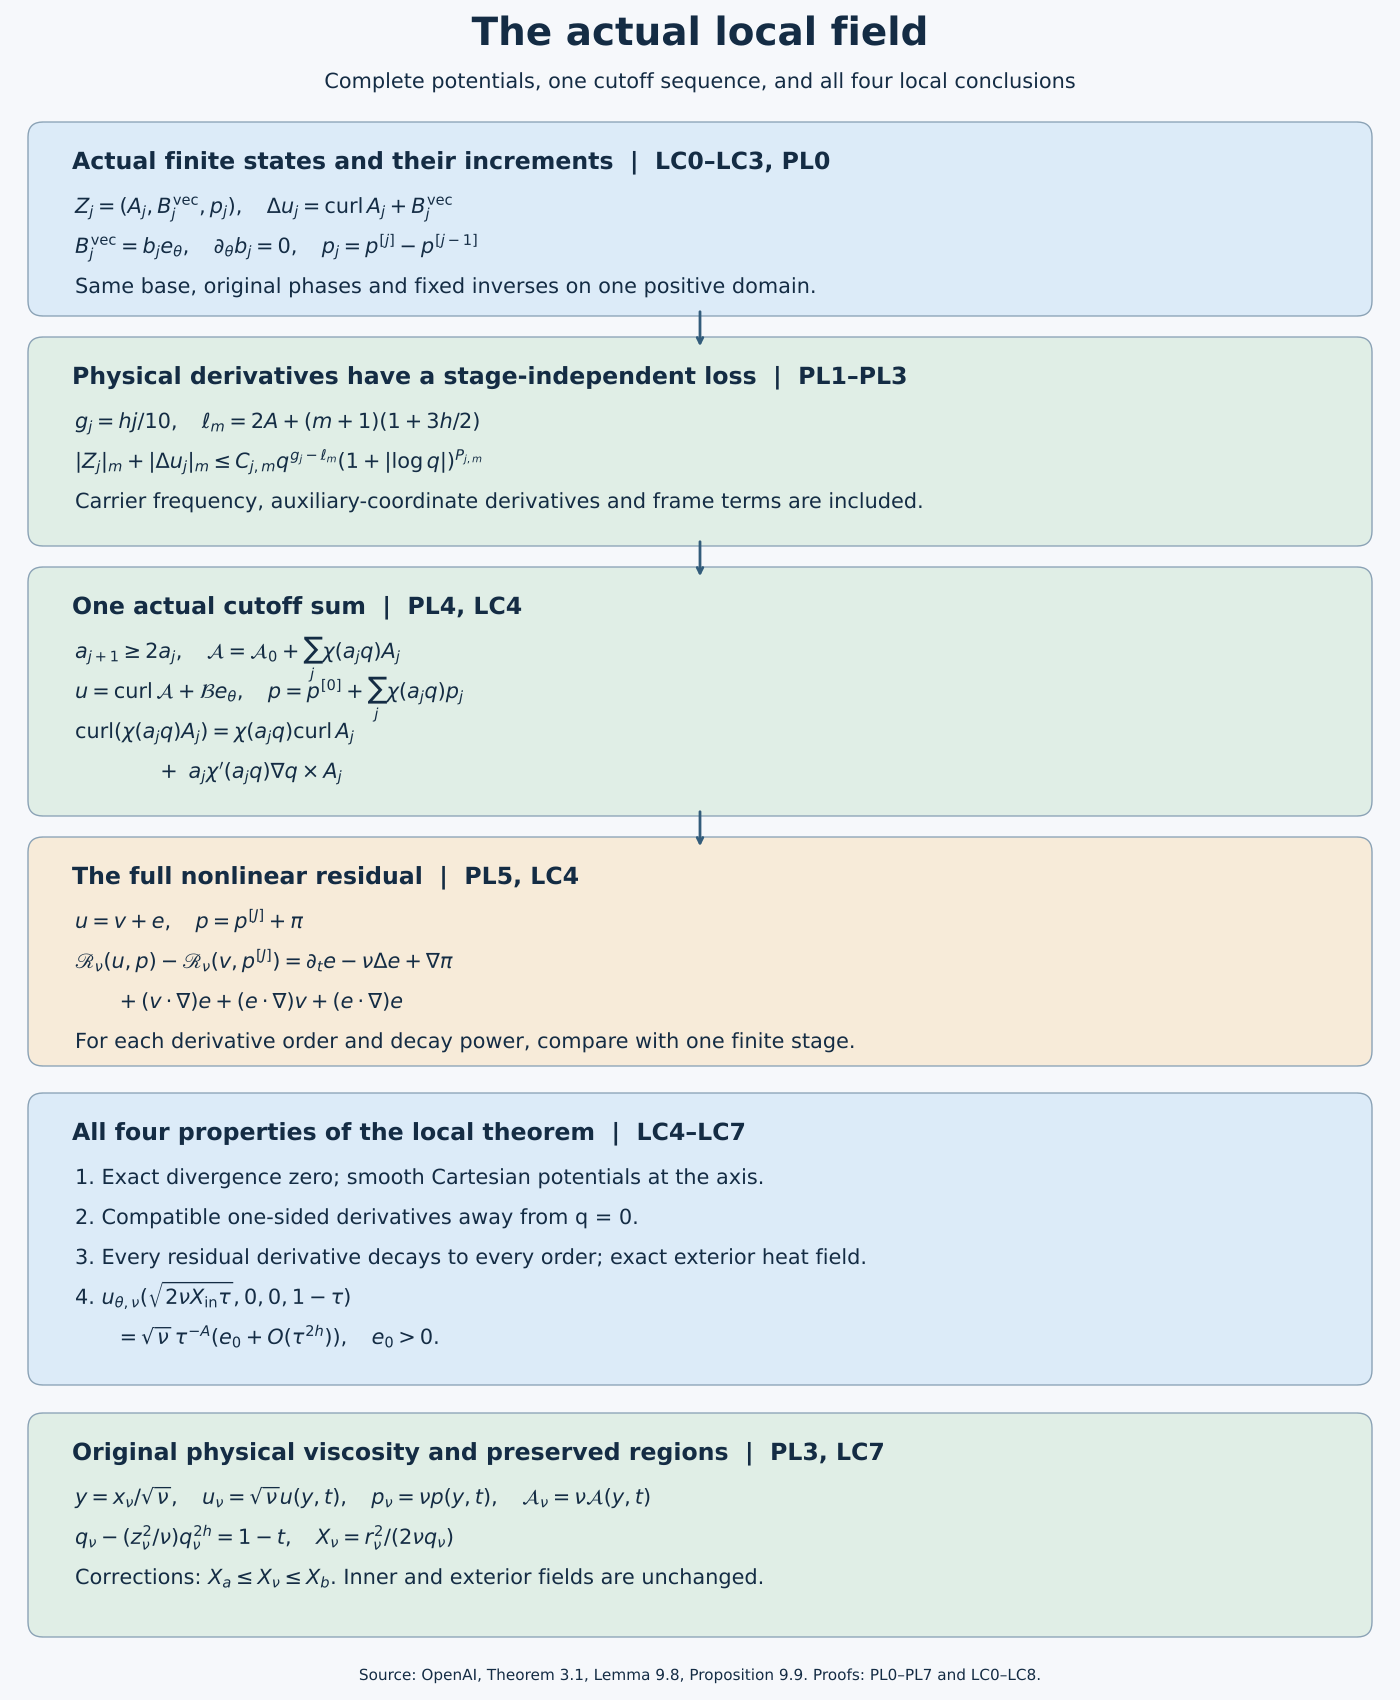

Python code for this plot:
"""Exact physical local-field construction, PL0–PL7 and LC0–LC8. CC0."""
from pathlib import Path
import re
import matplotlib
matplotlib.use('Agg')
import matplotlib.pyplot as plt
from matplotlib.patches import FancyBboxPatch
P=Path(__file__).resolve().parent
plt.rcParams.update({'font.family':'DejaVu Sans','svg.fonttype':'path','mathtext.fontset':'dejavusans'})
fig,ax=plt.subplots(figsize=(14,17),dpi=100)
fig.patch.set_facecolor('#f6f8fb');ax.set_facecolor('#f6f8fb');ax.set_xlim(0,14);ax.set_ylim(0,17);ax.axis('off')
ink='#142c44';blue='#dcebf8';green='#e0eee6';orange='#f7ebd9'
ax.text(7,16.55,'The actual local field',ha='center',fontsize=28,color=ink,weight='bold')
ax.text(7,16.12,'Complete potentials, one cutoff sequence, and all four local conclusions',ha='center',fontsize=15,color=ink)
def box(y,h,title,lines,color):
    ax.add_patch(FancyBboxPatch((.4,y),13.2,h,boxstyle='round,pad=0.12,rounding_size=0.15',facecolor=color,edgecolor='#8aa2b5'))
    ax.text(.72,y+h-.35,title,fontsize=17,color=ink,weight='bold')
    for k,line in enumerate(lines):ax.text(.75,y+h-.79-k*.4,line,fontsize=15,color=ink)
def arrow(y):ax.annotate('',xy=(7,y-.32),xytext=(7,y+.08),arrowprops=dict(arrowstyle='->',color='#335c7b',lw=2))
box(13.96,1.7,'Actual finite states and their increments  |  LC0–LC3, PL0',[
    r'$Z_j=(A_j,B_j^{\rm vec},p_j),\quad \Delta u_j=\operatorname{curl}A_j+B_j^{\rm vec}$',
    r'$B_j^{\rm vec}=b_j e_\theta,\quad \partial_\theta b_j=0,\quad p_j=p^{[j]}-p^{[j-1]}$',
    'Same base, original phases and fixed inverses on one positive domain.'],blue)
arrow(13.83)
box(11.66,1.85,'Physical derivatives have a stage-independent loss  |  PL1–PL3',[
    r'$g_j=hj/10,\quad \ell_m=2A+(m+1)(1+3h/2)$',
    r'$|Z_j|_m+|\Delta u_j|_m\leq C_{j,m}q^{g_j-\ell_m}(1+|\log q|)^{P_{j,m}}$',
    'Carrier frequency, auxiliary-coordinate derivatives and frame terms are included.'],green)
arrow(11.53)
box(8.96,2.25,'One actual cutoff sum  |  PL4, LC4',[
    r'$a_{j+1}\geq2a_j,\quad \mathcal{A}=\mathcal{A}_0+\sum_j\chi(a_jq)A_j$',
    r'$u=\operatorname{curl}\mathcal{A}+\mathcal{B} e_\theta,\quad p=p^{[0]}+\sum_j\chi(a_jq)p_j$',
    r'$\operatorname{curl}(\chi(a_jq)A_j)=\chi(a_jq)\operatorname{curl}A_j$',
    r'$\qquad\qquad+\ a_j\chi^\prime(a_jq)\nabla q\times A_j$'],green)
arrow(8.83)
box(6.46,2.05,'The full nonlinear residual  |  PL5, LC4',[
    r'$u=v+e,\quad p=p^{[J]}+\pi$',
    r'$\mathscr{R}_\nu(u,p)-\mathscr{R}_\nu(v,p^{[J]})=\partial_t e-\nu\Delta e+\nabla\pi$',
    r'$\qquad+(v\cdot\nabla)e+(e\cdot\nabla)v+(e\cdot\nabla)e$',
    'For each derivative order and decay power, compare with one finite stage.'],orange)
box(3.27,2.68,'All four properties of the local theorem  |  LC4–LC7',[
    '1. Exact divergence zero; smooth Cartesian potentials at the axis.',
    '2. Compatible one-sided derivatives away from q = 0.',
    '3. Every residual derivative decays to every order; exact exterior heat field.',
    r'4. $u_{\theta,\nu}(\sqrt{2\nu X_{\rm in}\tau},0,0,1-\tau)$',
    r'$\qquad=\sqrt{\nu}\,\tau^{-A}(e_0+O(\tau^{2h})),\quad e_0>0.$'],blue)
box(.75,2.0,'Original physical viscosity and preserved regions  |  PL3, LC7',[
    r'$y=x_\nu/\sqrt{\nu},\quad u_\nu=\sqrt{\nu} u(y,t),\quad p_\nu=\nu p(y,t),\quad\mathcal{A}_\nu=\nu\mathcal{A}(y,t)$',
    r'$q_\nu-(z_\nu^2/\nu)q_\nu^{2h}=1-t,\quad X_\nu=r_\nu^2/(2\nu q_\nu)$',
    r'Corrections: $X_a\leq X_\nu\leq X_b$. Inner and exterior fields are unchanged.'],green)
ax.text(7,.2,'Source: OpenAI, Theorem 3.1, Lemma 9.8, Proposition 9.9. Proofs: PL0–PL7 and LC0–LC8.',ha='center',fontsize=11,color=ink)
fig.subplots_adjust(left=0,right=1,bottom=0,top=1)
fig.savefig(P/'physical-local-field.svg');fig.savefig(P/'physical-local-field.png');plt.close(fig)
p=P/'physical-local-field.svg';p.write_text(re.sub(r'width="1008pt" height="1224pt"','width="1400" height="1700"',p.read_text(encoding='utf8')),encoding='utf8')
